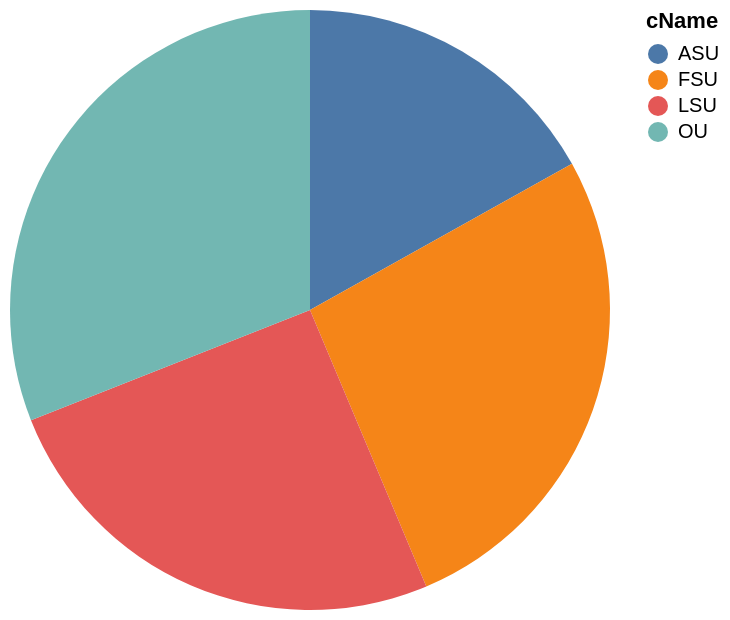

Write the Vega-Lite specification saved for this chart.
### Vega-Lite specification from a JSON file in a GitHub repository (floating-point values rounded to 4 significant figures)
{"data": {"values": [{"x_data": "ASU", "y_data": 12000}, {"x_data": "FSU", "y_data": 19000}, {"x_data": "LSU", "y_data": 18000}, {"x_data": "OU", "y_data": 22000}]}, "mark": "arc", "encoding": {"theta": {"field": "y_data", "type": "quantitative", "title": "min(enr)"}, "color": {"field": "x_data", "type": "nominal", "title": "cName"}}}
